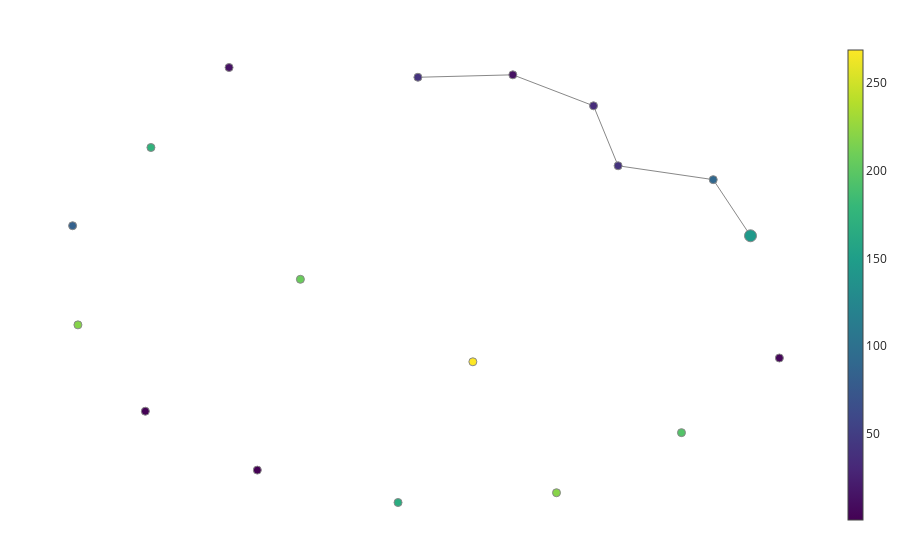

The notebook cell saved with this chart:
### Code cell
import gtda.mapper as map
import sklearn.cluster as cluster


filter_func = l1_norm_trans
cover = map.OneDimensionalCover(kind='uniform', n_intervals=30, overlap_frac=0.4)
clusterer = cluster.DBSCAN()

pipe = map.make_mapper_pipeline(
    filter_func=filter_func,
    cover=cover,
    clusterer=clusterer,
    verbose=False,
    n_jobs=1,
)

fig = map.plot_static_mapper_graph(pipe, df_codes_array)
fig.show(config={'scrollZoom': True})
g = pipe.fit_transform(df_codes_array)

### Figure 1 — Plotly figure (JSON) as saved in the notebook; plotly's stock layout.template omitted (floating-point values rounded to 4 significant figures)
{"data": [{"hoverinfo": "none", "line": {"color": "#888", "width": 1}, "mode": "lines", "name": "edge_trace", "type": "scatter", "uid": "8407ecd0-3ffa-459d-b32e-427b1c2e78e8", "x": [0.03213, 0.8123, null, 0.03213, -0.1695, null, -0.8311, -1.61, null, -0.8311, -0.1695, null, 1.118, 0.8123, null], "y": [2.929, 2.751, null, 2.929, 3.7, null, 4.099, 4.068, null, 4.099, 3.7, null, 2.028, 2.751, null]}, {"hoverinfo": "text", "hovertext": ["Node ID: 0<br>Pullback set label: 2<br>Partial cluster label: -1<br>Node size: 9<br>Summary statistic: 40.3", "Node ID: 1<br>Pullback set label: 10<br>Partial cluster label: -1<br>Node size: 1<br>Summary statistic: 1.0", "Node ID: 2<br>Pullback set label: 9<br>Partial cluster label: -1<br>Node size: 1<br>Summary statistic: 2.0", "Node ID: 3<br>Pullback set label: 4<br>Partial cluster label: -1<br>Node size: 3<br>Summary statistic: 13.7", "Node ID: 4<br>Pullback set label: 5<br>Partial cluster label: -1<br>Node size: 2<br>Summary statistic: 41.0", "Node ID: 5<br>Pullback set label: 6<br>Partial cluster label: -1<br>Node size: 1<br>Summary statistic: 5.0", "Node ID: 6<br>Pullback set label: 0<br>Partial cluster label: -1<br>Node size: 185<br>Summary statistic: 144.0", "Node ID: 7<br>Pullback set label: 1<br>Partial cluster label: -1<br>Node size: 37<br>Summary statistic: 89.9", "Node ID: 8<br>Pullback set label: 3<br>Partial cluster label: -1<br>Node size: 6<br>Summary statistic: 35.2", "Node ID: 9<br>Pullback set label: 7<br>Partial cluster label: -1<br>Node size: 1<br>Summary statistic: 14.0", "Node ID: 10<br>Pullback set label: 0<br>Partial cluster label: 0<br>Node size: 5<br>Summary statistic: 174.0", "Node ID: 11<br>Pullback set label: 8<br>Partial cluster label: -1<br>Node size: 1<br>Summary statistic: 84.0", "Node ID: 12<br>Pullback set label: 0<br>Partial cluster label: 1<br>Node size: 45<br>Summary statistic: 219.0", "Node ID: 13<br>Pullback set label: 0<br>Partial cluster label: 2<br>Node size: 6<br>Summary statistic: 206.0", "Node ID: 14<br>Pullback set label: 0<br>Partial cluster label: 3<br>Node size: 5<br>Summary statistic: 166.0", "Node ID: 15<br>Pullback set label: 0<br>Partial cluster label: 4<br>Node size: 26<br>Summary statistic: 220.0", "Node ID: 16<br>Pullback set label: 0<br>Partial cluster label: 5<br>Node size: 8<br>Summary statistic: 195.0", "Node ID: 17<br>Pullback set label: 0<br>Partial cluster label: 6<br>Node size: 20<br>Summary statistic: 269.0"], "marker": {"color": [40.33, 1, 2, 13.67, 41, 5, 144.4, 89.92, 35.17, 14, 173.6, 84, 219.1, 206.5, 166.4, 219.8, 195.2, 268.8], "colorbar": {"thickness": 15, "title": {"side": "right", "text": ""}, "xanchor": "left"}, "colorscale": [[0, "#440154"], [0.1111, "#482878"], [0.2222, "#3e4989"], [0.3333, "#31688e"], [0.4444, "#26828e"], [0.5556, "#1f9e89"], [0.6667, "#35b779"], [0.7778, "#6ece58"], [0.8889, "#b5de2b"], [1, "#fde725"]], "line": {"color": "#888", "width": 1}, "opacity": 1, "reversescale": false, "showscale": true, "size": [9, 1, 1, 3, 2, 1, 185, 37, 6, 1, 5, 1, 45, 6, 5, 26, 8, 20], "sizemin": 4, "sizemode": "area", "sizeref": 2.569}, "mode": "markers", "name": "node_trace", "type": "scatter", "uid": "97b30d3c-b35e-41f2-a44d-3f361a2c0664", "x": [0.03213, -2.927, -3.845, -0.8311, -1.61, 1.355, 1.118, 0.8123, -0.1695, -3.158, -3.799, -4.442, -4.398, -2.573, -1.773, -0.473, 0.5519, -1.159], "y": [2.929, -0.9868, -0.2292, 4.099, 4.068, 0.4558, 2.028, 2.751, 3.7, 4.193, 3.164, 2.158, 0.8821, 1.468, -1.404, -1.278, -0.5046, 0.4069]}], "layout": {"autosize": false, "hovermode": "closest", "margin": {"b": 20, "l": 5, "r": 5, "t": 40}, "showlegend": false, "title": {"text": ""}, "xaxis": {"showgrid": false, "showline": false, "showticklabels": false, "ticks": "", "title": {"text": ""}, "zeroline": false}, "yaxis": {"showgrid": false, "showline": false, "showticklabels": false, "ticks": "", "title": {"text": ""}, "zeroline": false}}}
